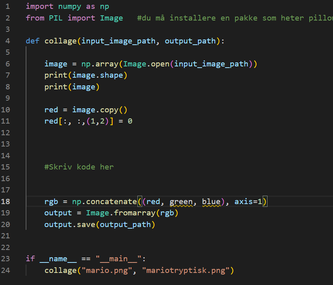
#> input picture Kapittel 4/bildeting/trolleando.png, 333 x 285 px, shrunk from 829 x 708 before the run
$ python ting.py
#> lines starting #> are read from the running program, lines starting #| are printed output that depends on the picture
import numpy as np
from PIL import Image


def collage(input_path: str, output_path: str) -> None:
#> called with input_path = 'trolleando.png', output_path = 'b.png'
    image = np.array(Image.open(input_path))
#> image is the input picture: shape (285, 333, 3); mean R, G, B 35.1, 36.1, 35.5

    red = image.copy()
    red[:, :, (1, 2)] = 0
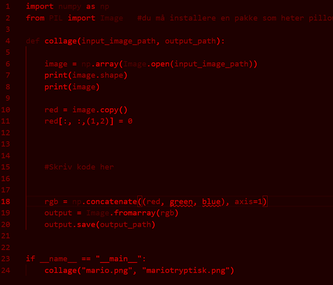
#> red: shape (285, 333, 3); mean R, G, B 35.1, 0, 0

    green = image.copy()
    green[:, :, (0, 2)] = 0
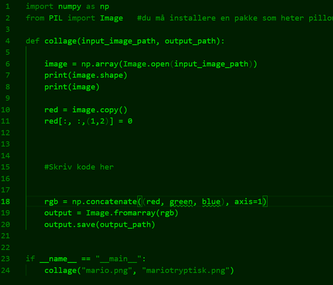
#> green: shape (285, 333, 3); mean R, G, B 0, 36.1, 0

    blue = image.copy()
    blue[:, :, (0, 1)] = 0
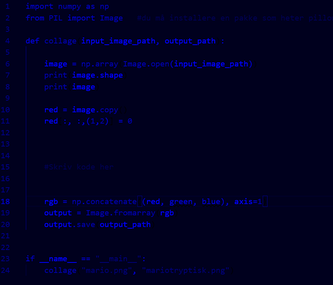
#> blue: shape (285, 333, 3); mean R, G, B 0, 0, 35.5
    print(image.shape)
#| (285, 333, 3)

    rgb = np.concatenate((red, green, blue), axis=1)
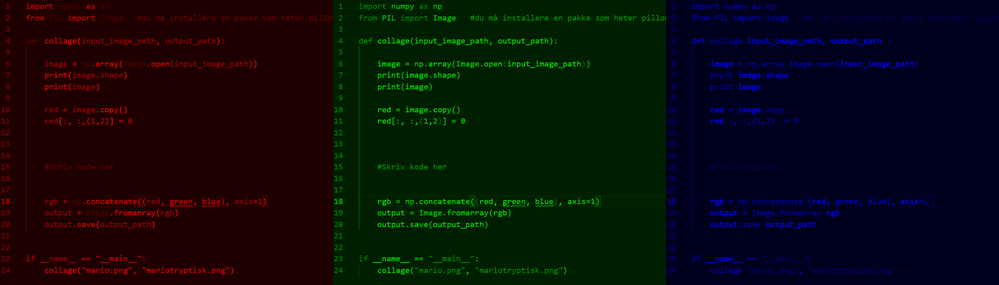
#> rgb: shape (285, 999, 3); mean R, G, B 11.7, 12, 11.8
    output = Image.fromarray(rgb)
    output.save(output_path)


def main() -> None:
    collage("trolleando.png", "b.png")


if __name__ == "__main__":
    main()
